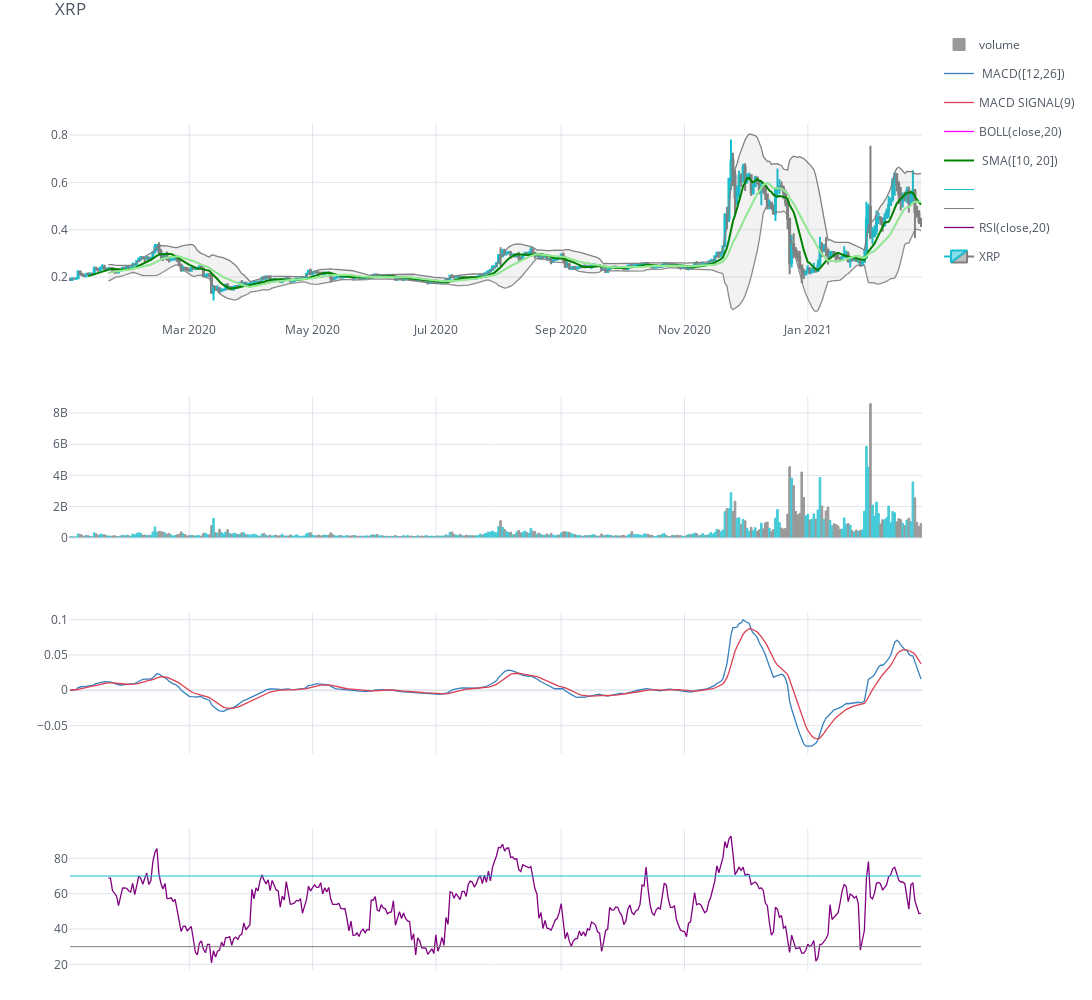

Source (notebook cell):
### Code cell
#crypto price chart with indicators
XRP = get_crypto_data("XRP/USDT", "2020-01-01", now)

cf.set_config_file(theme='white',sharing='public',offline=True, dimensions=(1400, 1000)) #themes: solar, pearl, white

qf=cf.QuantFig(XRP,title='XRP',legend='right',name='XRP')
qf.add_volume()
qf.add_macd()
qf.add_bollinger_bands(periods=20,boll_std=2,colors=['magenta','grey'],fill=True)
qf.add_sma([10,20],width=2,color=['green','lightgreen'],legendgroup=True)
qf.add_rsi(periods=20,color='purple')

#additional technical indicators
# qf.add_bollinger_bands()
# qf.add_adx()
# qf.add_cci()
# qf.add_dmi()
# qf.add_atr()
# qf.add_ptps()
# qf.add_ema()
# qf.add_resistance()
# qf.add_trendline(date0=now-30,date1=now)
# qf.add_support()

qf.iplot()

### Figure 1 — Plotly figure (JSON) as saved in the notebook; plotly's stock layout.template omitted (floating-point values rounded to 4 significant figures; data arrays with more than 128 entries replaced by an {"elided": "..."} marker saying what was removed)
{"data": [{"marker": {"color": {"elided": "422 str values"}, "line": {"color": {"elided": "422 str values"}, "width": 1}}, "name": "volume", "opacity": 0.8, "orientation": "v", "text": "", "type": "bar", "x": {"elided": "422 str values"}, "y": {"elided": "422 float values"}, "yaxis": "y3"}, {"line": {"color": "rgba(55, 128, 191, 1.0)", "dash": "solid", "shape": "linear", "width": 1.3}, "mode": "lines", "name": " MACD([12,26])", "text": "", "type": "scatter", "x": {"elided": "422 str values"}, "y": {"elided": "422 float values"}, "yaxis": "y4"}, {"line": {"color": "rgba(219, 64, 82, 1.0)", "dash": "solid", "shape": "linear", "width": 1.3}, "mode": "lines", "name": "MACD SIGNAL(9)", "text": "", "type": "scatter", "x": {"elided": "422 str values"}, "y": {"elided": "422 float values"}, "yaxis": "y4"}, {"legendgroup": "BOLL(close,20)", "line": {"color": "rgba(255, 0, 255, 1.0)", "dash": "solid", "shape": "linear", "width": 1.3}, "mode": "lines", "name": "BOLL(close,20)", "showlegend": true, "text": "", "type": "scatter", "x": {"elided": "422 str values"}, "y": {"elided": "422 mixed values"}, "yaxis": "y2"}, {"legendgroup": "BOLL(close,20)", "line": {"color": "rgba(128, 128, 128, 1.0)", "dash": "solid", "shape": "linear", "width": 1.3}, "mode": "lines", "name": "UPPER(close,20)", "showlegend": false, "text": "", "type": "scatter", "x": {"elided": "422 str values"}, "y": {"elided": "422 mixed values"}, "yaxis": "y2"}, {"fill": "tonexty", "fillcolor": "rgba(128, 128, 128, 0.1)", "legendgroup": "BOLL(close,20)", "line": {"color": "rgba(128, 128, 128, 0.8999999999999999)", "dash": "solid", "shape": "linear", "width": 1.3}, "mode": "lines", "name": "LOWER(close,20)", "showlegend": false, "text": "", "type": "scatter", "x": {"elided": "422 str values"}, "y": {"elided": "422 mixed values"}, "yaxis": "y2"}, {"legendgroup": " SMA([10, 20])", "line": {"color": "rgba(0, 128, 0, 1.0)", "dash": "solid", "shape": "linear", "width": 2}, "mode": "lines", "name": " SMA([10, 20])", "showlegend": true, "text": "", "type": "scatter", "x": {"elided": "422 str values"}, "y": {"elided": "422 mixed values"}, "yaxis": "y2"}, {"legendgroup": " SMA([10, 20])", "line": {"color": "rgba(144, 238, 144, 1.0)", "dash": "solid", "shape": "linear", "width": 2}, "mode": "lines", "name": " SMA(20)", "showlegend": false, "text": "", "type": "scatter", "x": {"elided": "422 str values"}, "y": {"elided": "422 mixed values"}, "yaxis": "y2"}, {"legendgroup": "RSI(close,20)", "line": {"color": "rgba(128, 0, 128, 1.0)", "dash": "solid", "shape": "linear", "width": 1.3}, "mode": "lines", "name": "RSI(close,20)", "showlegend": true, "text": "", "type": "scatter", "x": {"elided": "422 str values"}, "y": {"elided": "422 mixed values"}, "yaxis": "y5"}, {"legendgroup": "RSI(close,20)", "line": {"color": "grey", "width": 1}, "mode": "lines", "name": "", "showlegend": true, "text": "", "type": "scatter", "x": {"elided": "422 str values"}, "y": {"elided": "422 int values"}, "yaxis": "y5"}, {"legendgroup": "RSI(close,20)", "line": {"color": "#17BECF", "width": 1}, "mode": "lines", "name": "", "showlegend": true, "text": "", "type": "scatter", "x": {"elided": "422 str values"}, "y": {"elided": "422 int values"}, "yaxis": "y5"}, {"close": {"elided": "422 float values"}, "decreasing": {"line": {"color": "#808080"}}, "high": {"elided": "422 float values"}, "increasing": {"line": {"color": "#17BECF"}}, "low": {"elided": "422 float values"}, "name": "XRP", "open": {"elided": "422 float values"}, "showlegend": true, "type": "candlestick", "x": {"elided": "422 str values"}, "yaxis": "y2"}], "layout": {"height": 1000, "legend": {"bgcolor": "#FFFFFF", "font": {"color": "#4D5663"}}, "margin": {"b": 30, "l": 30, "r": 30, "t": 30}, "paper_bgcolor": "#FFFFFF", "plot_bgcolor": "#FFFFFF", "showlegend": true, "title": {"font": {"color": "#4D5663"}, "text": "XRP"}, "width": 1400, "xaxis": {"anchor": "y2", "gridcolor": "#E1E5ED", "rangeselector": {"bgcolor": "rgba(150, 200, 250, 1)", "buttons": [{"count": 1, "label": "1m", "step": "month", "stepmode": "backward"}, {"count": 1, "label": "1y", "step": "year", "stepmode": "backward"}], "font": {"size": 13}, "visible": false, "x": 0, "y": 0.9}, "rangeslider": {"visible": false}, "showgrid": true, "tickfont": {"color": "#4D5663"}, "title": {"font": {"color": "#4D5663"}, "text": ""}, "zerolinecolor": "#E1E5ED"}, "yaxis": {"gridcolor": "#E1E5ED", "showgrid": true, "showticklabels": false, "tickfont": {"color": "#4D5663"}, "title": {"font": {"color": "#4D5663"}, "text": ""}, "zerolinecolor": "#E1E5ED"}, "yaxis2": {"domain": [0.69, 0.9], "gridcolor": "#E1E5ED", "showgrid": true, "tickfont": {"color": "#4D5663"}, "title": {"font": {"color": "#4D5663"}, "text": ""}, "zerolinecolor": "#E1E5ED"}, "yaxis3": {"domain": [0.46, 0.61], "gridcolor": "#E1E5ED", "showgrid": true, "tickfont": {"color": "#4D5663"}, "title": {"font": {"color": "#4D5663"}, "text": ""}, "zerolinecolor": "#E1E5ED"}, "yaxis4": {"domain": [0.23, 0.38], "gridcolor": "#E1E5ED", "showgrid": true, "tickfont": {"color": "#4D5663"}, "title": {"font": {"color": "#4D5663"}, "text": ""}, "zerolinecolor": "#E1E5ED"}, "yaxis5": {"domain": [0, 0.15], "gridcolor": "#E1E5ED", "showgrid": true, "tickfont": {"color": "#4D5663"}, "title": {"font": {"color": "#4D5663"}, "text": ""}, "zerolinecolor": "#E1E5ED"}}}
